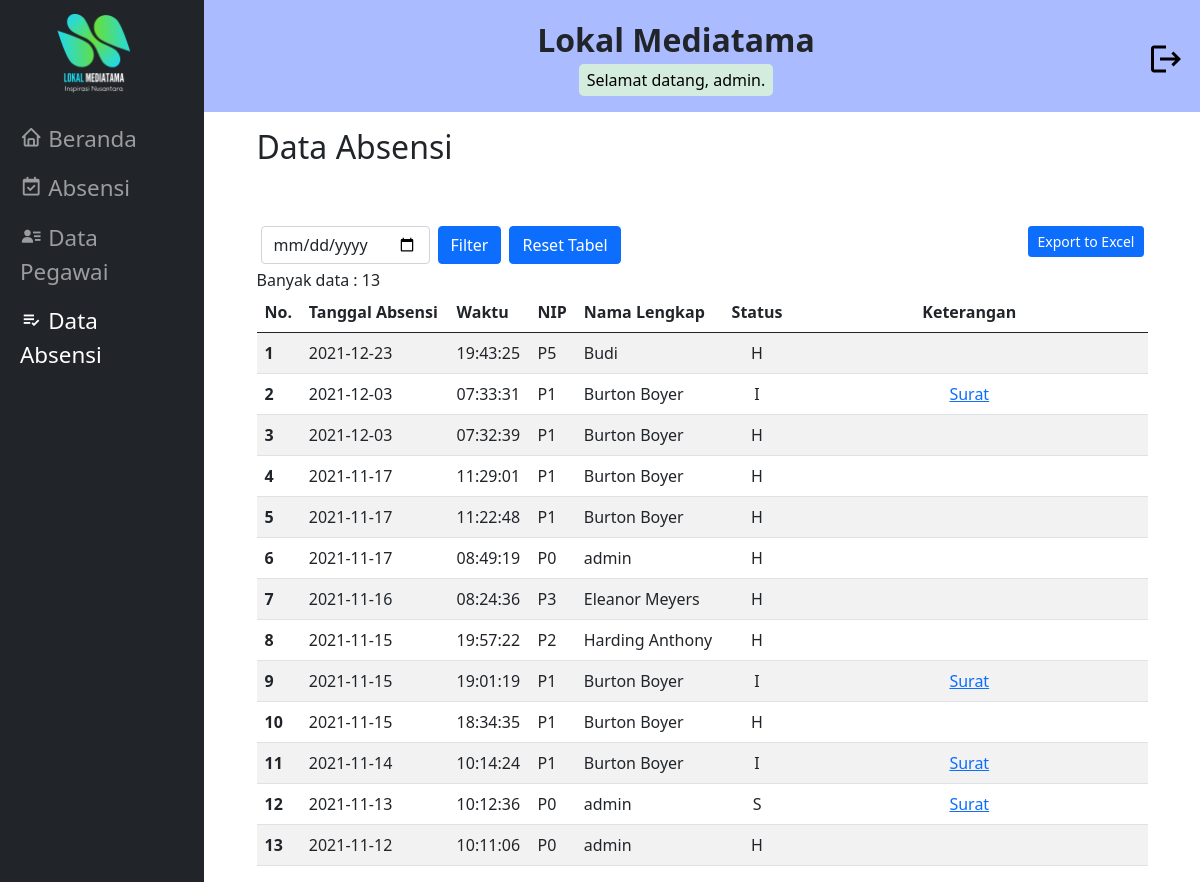
The page /absensi_pegawai/data_absensi.php (signed in) on the database its author committed.
### tables this page shows
CREATE TABLE `tabel_info` (
  `nm_perusahaan` varchar(50) NOT NULL,
  `logo1` varchar(50) NOT NULL,
  `logo2` varchar(50) NOT NULL,
  `gbr_gedung` varchar(50) NOT NULL,
  `visi` text NOT NULL,
  `misi` text NOT NULL
);

CREATE TABLE `absensi` (
  `id` int(11) NOT NULL,
  `nip` varchar(12) NOT NULL,
  `tgl` date DEFAULT NULL,
  `status` enum('H','I','S') DEFAULT NULL,
  `waktu` time DEFAULT NULL,
  `foto` varchar(100) DEFAULT NULL
);

CREATE TABLE `pegawai` (
  `nip` varchar(12) NOT NULL,
  `nama_lengkap` varchar(30) DEFAULT NULL,
  `jK` enum('L','P') DEFAULT NULL,
  `alamat` varchar(40) DEFAULT NULL,
  `tgl_lahir` date DEFAULT NULL,
  `kota` varchar(15) DEFAULT NULL,
  `tgl_gabung` date DEFAULT NULL,
  `no_telp` varchar(15) DEFAULT NULL,
  `email` varchar(50) DEFAULT NULL,
  `jabatan` varchar(20) DEFAULT NULL,
  `foto` varchar(100) DEFAULT NULL,
  `username` varchar(50) DEFAULT NULL,
  `password` varchar(32) DEFAULT NULL,
  `level` varchar(10) NOT NULL
);

### absensi_pegawai/data_absensi.php (the view, shortened to what this page needs)
<?php
$title = "Data Absensi";
include "includes/header.php";
?>
<div class="container-fluid align-items-center">
   <div class="col-11 mx-auto d-md-flex align-items-baseline justify-content-between mt-3">
      <h1 class="fs-2">Data Absensi</h1>
   </div>
   <div class="table-responsive col-11 my-5 mx-auto">
      <table class="table table-striped">
         <div class="d-flex">
            <form action="" method="post">
               <div class="col-auto p-1">
                  <input class="form-control" type="date" name="tanggal">
               </div>
               <div class="col-auto p-1">
                  <button class="btn btn-primary" type="submit" name="filter">Filter</button>
               </div>
               <div class="col-auto p-1">
                  <button class="btn btn-primary" type="submit" name="reset">Reset Tabel</button>
               </div>
            </form>
            <div class="ms-auto pe-1">
               <a class="btn btn-primary btn-sm my-1" role="button" href="export_absensi.php" target="_blank">Export to Excel</a>
            </div>
         </div>
         <thead>
            <tr>
               <th scope="col">No.</th>
               <th scope="col">Tanggal Absensi</th>
               <th scope="col">Waktu</th>
               <th scope="col">NIP</th>
               <th scope="col">Nama Lengkap</th>
               <th scope="col" class="text-center" >Status</th>
               <th scope="col" class="text-center keterangan" >Keterangan</th>
            </tr>
         </thead>
         <tbody>
         <?php
         include "proses/koneksi.php";
         $level = $_SESSION['level'];
         $filter = isset($_POST['filter']);
         if($level=="admin" ){
            $query = "
               SELECT p.nip, p.nama_lengkap, a.tgl, a.waktu, a.status, a.foto
               FROM pegawai p
               INNER JOIN absensi a
               ON p.nip = a.nip
               ORDER BY a.id DESC;
            ";
         }else if($level=="user" ){
            $username = $_SESSION['username'];
            $query = "
               SELECT p.nip, p.nama_lengkap, a.tgl, a.waktu, a.status, a.foto
               FROM pegawai p
               INNER JOIN absensi a
               ON p.nip = a.nip
               WHERE p.username = '$username'
               ORDER BY a.id DESC;
            ";
            if($filter){
               $tgl = date('Y-m-d', strtotime($_POST['tanggal']));
               $query = "
                  SELECT p.nip, p.nama_lengkap, a.tgl, a.waktu, a.status, a.foto
                  FROM pegawai p
                  INNER JOIN absensi a
                  ON p.nip = a.nip
                  WHERE a.tgl='$tgl' AND p.username = '$username'
                  ORDER BY a.id DESC;
               ";
            }
         }
         $hasil = mysqli_query($koneksi, $query);
         $no = 1;
         while ($data = mysqli_fetch_array($hasil)) {?>
            <tr>
               <th scope="row"><?php echo $no++; ?></th>
               <td> <?php echo $data['tgl']; ?> </td>
               <td> <?php echo $data['waktu']; ?> </td>
               <td> <?php echo $data['nip']; ?> </td>
               <td> <?php echo $data['nama_lengkap']; ?> </td>
               <td class="text-center" > <?php echo $data['status']; ?> </td>
               <td class="text-center">
                  <?php if($data['foto'] != null){?>
                     <a href="css_js_gambar/gambar/<?php echo  $data['foto']?>" target="_blank">Surat</a>
                  <?php } ?>
               </td>
         <?php  } ?>
         </tbody>
      </table>
   </div>
</div>
</main>
</body>
</html>

### absensi_pegawai/includes/header.php (shortened to what this page needs)
<?php
include "proses/koneksi.php";
$query = "SELECT nm_perusahaan, logo2 FROM tabel_info;";
$hasil = mysqli_query($koneksi, $query);
$data = mysqli_fetch_array($hasil);
?>
<!doctype html>
<html lang="en">
<head>
   <link rel="stylesheet" href="css_js_gambar/bootstrap/css/bootstrap.min.css">
   <link rel="stylesheet" href="css_js_gambar/style.css">
   <link href='https://unpkg.com/boxicons@2.0.9/css/boxicons.min.css' rel='stylesheet'>
</head>
<body>
<header class="navbar-header">
   <nav class="navbar navbar-expand-lg navbar-dark nav-container bg-dark">
      <div class="container align-items-start nav-container">
      <div class="collapse navbar-collapse flex-column flex-grow-0" id="navbarSupportedContent">
         <a class="navbar-brand nav-logo d-flex mb-3" href="beranda.php">
            <img class="logo mx-auto" src="css_js_gambar/gambar/<?= $data['logo2'] ?>" alt="LOGO">
         </a>
         <ul class="navbar-nav me-auto mb-2 mb-lg-0 flex-column  nav-ul">
            <li class="nav-item">
               <a class="nav-link <?php  if($title == "Beranda"){ echo "active\" aria-current=\"page"; }?>"  href="beranda.php"><i class='bx bx-home' ></i>  Beranda</a>
            </li>
            <li class="nav-item">
               <a class="nav-link <?php  if($title == "Formulir Absensi Pegawai"){ echo "active\" aria-current=\"page"; }?>" href="form_absen.php"><i class='bx bx-calendar-check'></i>  Absensi</a>
            </li>
            <?php
            if($_SESSION['level']=="admin"){
               echo "<li class=\"nav-item\">";
               echo "<a class=\"nav-link";
                  if($title == "Data Pegawai"){
                     echo " active\" aria-current=\"page";
                  }
               echo "\" href=\"data_pegawai.php\"><i class='bx bxs-user-detail'></i>  Data Pegawai</a>";
               echo "</li>";
            }
            ?>
            <li class="nav-item">
               <a class="nav-link <?php  if($title == "Data Absensi"){ echo "active\" aria-current=\"page"; }?>" href="data_absensi.php"><i class='bx bx-list-check' ></i>  Data Absensi</a>
            </li>
         </ul>
      </div>
      </div>
   </nav>
</header>
<main class="main-header">
   <div class="main-content container-main p-0 container-fluid ">
      <div class="d-flex flex-column flex-lg-row justify-content-center align-items-center fs-3 py-3 text-center text-dark bg-header">
         <div class="order-2 order-lg-1 ms-lg-auto">
            <div class="fw-bold fs-2"><?= $data['nm_perusahaan'] ?></div>
            <div class="fs-6 text-black text-center py-1 px-2 mx-auto rounded-3 bg-custom width-custom">Selamat datang, <?php echo $_SESSION['username']; ?>.</div>
         </div>
         <div class="pe-3 order-1 order-lg-2 align-self-end align-self-lg-center ms-lg-auto">
            <a class="logout-icon" href="proses/logout.php" title="logout">
               <svg height="36px" viewBox="0 0 24 24" width="36px">
                     <path d="M0 0h24v24H0z" fill="none"/><path d="M17 7l-1.41 1.41L18.17 11H8v2h10.17l-2.58 2.58L17 17l5-5zM4 5h8V3H4c-1.1 0-2 .9-2 2v14c0 1.1.9 2 2 2h8v-2H4V5z"/>
               </svg>
            </a>
         </div>
      </div>

### absensi_pegawai/css_js_gambar/style.css (style rules this page uses)
html, body { height: 100%; margin: 0; }
.bg-header { background: #aabbff; }
.bg-custom { background: #d4ecdd; }
.nav-logo { font-size: 1.4rem; }
.nav-ul { font-size: 1.2rem; }
.logo { display: none; width: 45%; }
.keterangan { width: 40%; min-width: 300px; }
.logout-icon svg { fill: #000000; }
.nav-logo, .width-custom { width: fit-content; }
@media (min-width: 992px) { .logo { display: block; } }
@media (min-width: 992px) { .nav-logo { font-size: 1.8rem; } }
@media (min-width: 992px) { .nav-ul { font-size: 1.4rem; } }
@media (min-width: 992px) { .navbar-header { width: 17%; position: fixed; } }
@media (min-width: 992px) { .navbar-header, .nav-container { height: 100%; } }
@media (min-width: 992px) { .main-header { margin-left: 17%; } }

### rows shown on the page
tabel_info: logo2 (picture), nm_perusahaan "Lokal Mediatama"
absensi: tgl "2021-12-23", waktu "19:43:25", nip.nip "P5", nip.nama_lengkap "Budi", status "H"
absensi: tgl "2021-12-03", waktu "07:33:31", nip.nip "P1", nip.nama_lengkap "Burton Boyer", status "I"
absensi: tgl "2021-12-03", waktu "07:32:39", nip.nip "P1", nip.nama_lengkap "Burton Boyer", status "H"
absensi: tgl "2021-11-17", waktu "11:29:01", nip.nip "P1", nip.nama_lengkap "Burton Boyer", status "H"
absensi: tgl "2021-11-17", waktu "11:22:48", nip.nip "P1", nip.nama_lengkap "Burton Boyer", status "H"
absensi: tgl "2021-11-17", waktu "08:49:19", nip.nip "P0", nip.nama_lengkap "admin", status "H"
absensi: tgl "2021-11-16", waktu "08:24:36", nip.nip "P3", nip.nama_lengkap "Eleanor Meyers", status "H"
absensi: tgl "2021-11-15", waktu "19:57:22", nip.nip "P2", nip.nama_lengkap "Harding Anthony", status "H"
absensi: tgl "2021-11-15", waktu "19:01:19", nip.nip "P1", nip.nama_lengkap "Burton Boyer", status "I"
absensi: tgl "2021-11-15", waktu "18:34:35", nip.nip "P1", nip.nama_lengkap "Burton Boyer", status "H"
absensi: tgl "2021-11-14", waktu "10:14:24", nip.nip "P1", nip.nama_lengkap "Burton Boyer", status "I"
absensi: tgl "2021-11-13", waktu "10:12:36", nip.nip "P0", nip.nama_lengkap "admin", status "S"
absensi: tgl "2021-11-12", waktu "10:11:06", nip.nip "P0", nip.nama_lengkap "admin", status "H"

### other values the page prints
$_SESSION['username'] "admin"
